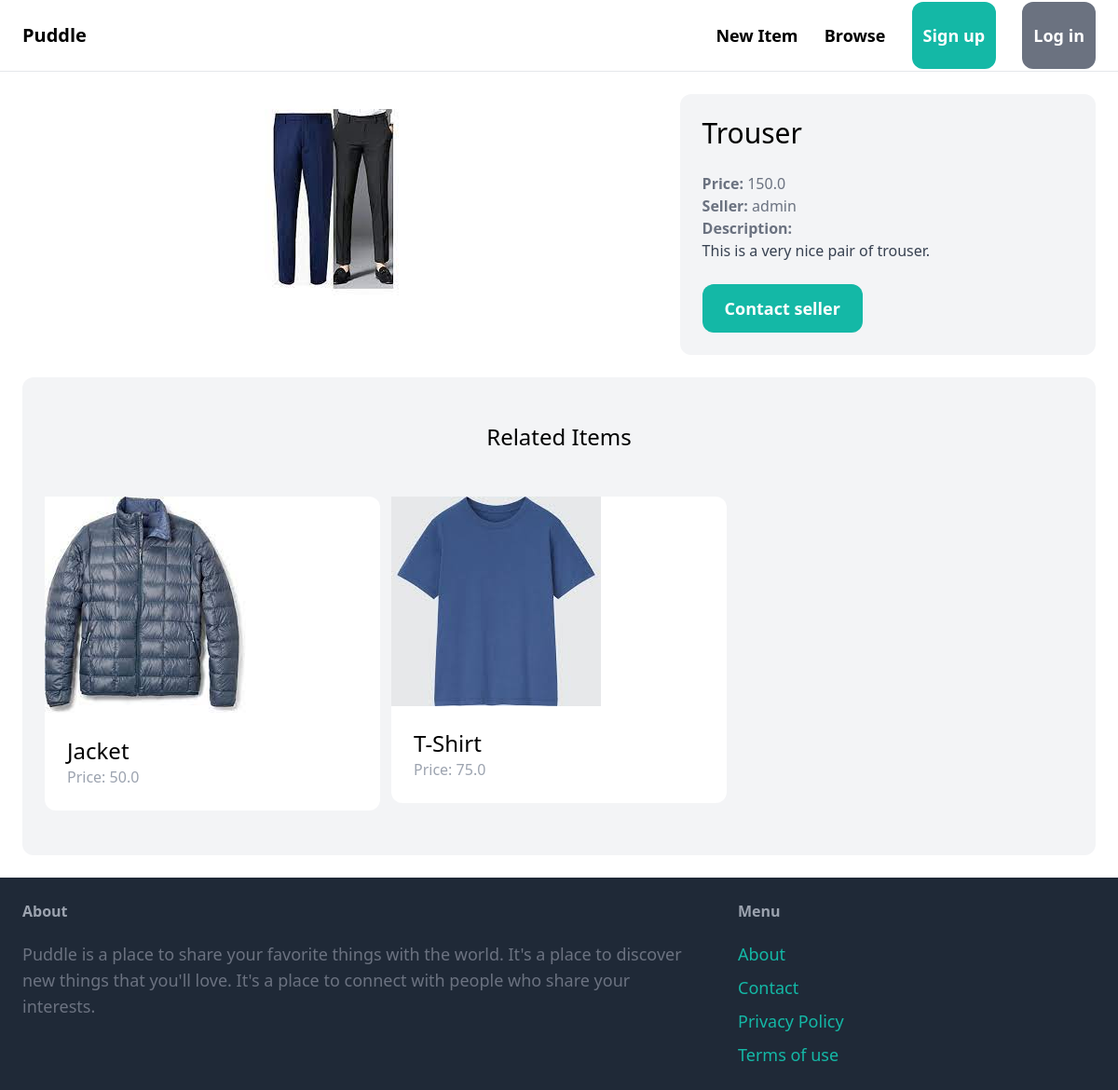
Page /items/4/ on the committed database.
### item/models.py (models this page shows, shortened)
class Item(models.Model):
    name = models.CharField(max_length=255)
    description = models.TextField()
    price = models.FloatField()
    is_sold = models.BooleanField(default=False)
    created_at = models.DateTimeField(auto_now_add=True)
    created_by = models.ForeignKey(User, related_name='items', on_delete=models.CASCADE)
    category = models.ForeignKey(Category, related_name='items', on_delete=models.CASCADE)
    image = models.ImageField(upload_to='items_images', blank=True, null=True)
    class Meta:
        ordering = ['name']

### item/views.py (the view)
# urls.py: path('<int:pk>/', views.detail, name='detail'),
def detail(request, pk):
    item = get_object_or_404(Item, pk=pk)
    related_items = Item.objects.filter(category=item.category).exclude(pk=pk)[0:4]
    context = {
        'item': item,
        'related_items': related_items
    }
    return render(request, 'item/detail.html', context)

### item/templates/item/detail.html (shortened to what this page needs)
{% extends 'core/base.html' %}
{% block content %}
<div class="grid grid-cols-5 gap-6">
  <div class="col-span-3">
    <img src="{{ item.image.url }}" alt="{{ item.name }}" class="rounded-xl mx-auto" />
  </div>
  <div class="col-span-2 p-6 bg-gray-100 rounded-xl">
    <h1 class="mb-6 text-3xl">{{ item.name }}</h1>
    <p class="text-gray-500"><strong>Price: </strong>{{ item.price }}</p>
    <p class="text-gray-500">
      <strong>Seller: </strong>{{ item.created_by.username }}
    </p>
    {% if item.description %}
    <p class="text-gray-700">
      <strong class="text-gray-500">Description: </strong><br />
      {{ item.description }}
    </p>
    {% endif %}
    <a
      href="#"
      class="inline-block mt-6 px-6 py-3 text-lg font-semibold bg-teal-500 rounded-xl text-white hover:bg-teal-700"
      >Contact seller</a
    >
  </div>
</div>
<div class="mt-6 px-6 py-12 bg-gray-100 rounded-xl">
    <h2 class="mb-12 text-2xl text-center">Related Items</h2>
    <div class="grid grid-cols-3 gap-3">
        {% for item in related_items %}
        <div>
            <a href="{% url 'item:detail' item.id %}">
                <div class="rounded-t-xl bg-white">
                    <img src="{{ item.image.url }}">
                </div>
                <div class="p-6 bg-white rounded-b-xl">
                    <h2 class="text-2xl">{{ item.name }}</h2>
                    <p class="text-gray-400">Price: {{ item.price }}</p>
                </div>
            </a>
        </div>
        {% endfor %}
    </div>
</div>
{% endblock content %}

### rows in the picture
Item: image (picture), name "Trouser", price "150.0", created_by.username "admin", description "This is a very nice pair of trouser."
Item: image (picture), name "Jacket", price "50.0"
Item: image (picture), name "T-Shirt", price "75.0"
